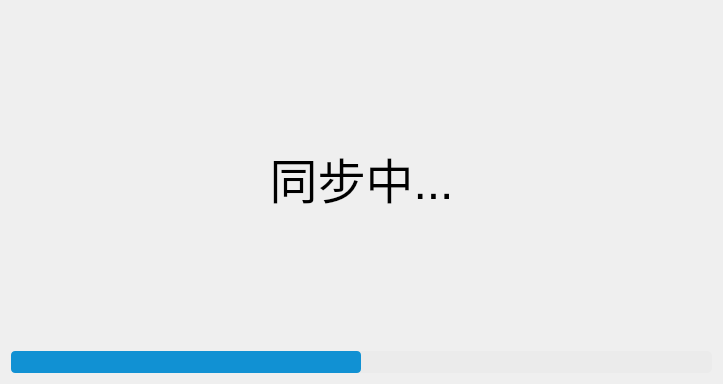
<?xml version="1.0" encoding="UTF-8"?>
<ui version="4.0">
 <class>SyncingDialog</class>
 <widget class="QDialog" name="SyncingDialog">
  <property name="geometry">
   <rect>
    <x>0</x>
    <y>0</y>
    <width>723</width>
    <height>384</height>
   </rect>
  </property>
  <property name="windowTitle">
   <string>SyncingDialog</string>
  </property>
  <layout class="QVBoxLayout" name="verticalLayout">
   <item>
    <widget class="QLabel" name="label">
     <property name="font">
      <font>
       <pointsize>36</pointsize>
      </font>
     </property>
     <property name="text">
      <string>同步中...</string>
     </property>
     <property name="alignment">
      <set>Qt::AlignmentFlag::AlignCenter</set>
     </property>
    </widget>
   </item>
   <item>
    <widget class="QProgressBar" name="progressBar">
     <property name="styleSheet">
      <string notr="true">QProgressBar#progressBar
{
      border:none;   /*无边框*/
      background:rgb(235,235,235);
      border-radius:5px;
      text-align:center;   /*文本的位置*/
      color: rgb(0,0,0);  /*文本颜色*/
}
  
QProgressBar::chunk
{
	background:#1191d3;
      border-radius:4px;
}</string>
     </property>
     <property name="maximum">
      <number>0</number>
     </property>
     <property name="value">
      <number>0</number>
     </property>
     <property name="alignment">
      <set>Qt::AlignmentFlag::AlignLeading|Qt::AlignmentFlag::AlignLeft|Qt::AlignmentFlag::AlignVCenter</set>
     </property>
     <property name="format">
      <string/>
     </property>
    </widget>
   </item>
  </layout>
 </widget>
 <resources/>
 <connections/>
</ui>
